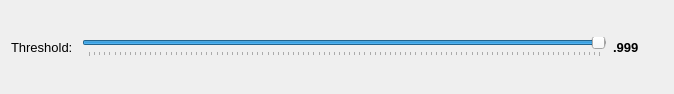
<?xml version="1.0" encoding="UTF-8"?>
<ui version="4.0">
 <class>ColorAnomaly</class>
 <widget class="QWidget" name="ColorAnomaly">
  <property name="geometry">
   <rect>
    <x>0</x>
    <y>0</y>
    <width>674</width>
    <height>94</height>
   </rect>
  </property>
  <property name="windowTitle">
   <string>Form</string>
  </property>
  <layout class="QVBoxLayout" name="verticalLayout">
   <item>
    <layout class="QHBoxLayout" name="horizontalLayout_4">
     <item>
      <layout class="QHBoxLayout" name="horizontalLayout_3">
       <item>
        <widget class="QLabel" name="thresholdLabel">
         <property name="font">
          <font>
           <pointsize>10</pointsize>
          </font>
         </property>
         <property name="text">
          <string>Threshold: </string>
         </property>
        </widget>
       </item>
       <item>
        <widget class="QSlider" name="thresholdSlider">
         <property name="maximum">
          <number>1000</number>
         </property>
         <property name="sliderPosition">
          <number>999</number>
         </property>
         <property name="orientation">
          <enum>Qt::Horizontal</enum>
         </property>
         <property name="tickPosition">
          <enum>QSlider::TicksBelow</enum>
         </property>
        </widget>
       </item>
       <item>
        <widget class="QLabel" name="thresholdValueLabel">
         <property name="minimumSize">
          <size>
           <width>50</width>
           <height>0</height>
          </size>
         </property>
         <property name="font">
          <font>
           <pointsize>10</pointsize>
           <weight>75</weight>
           <bold>true</bold>
          </font>
         </property>
         <property name="text">
          <string>.999</string>
         </property>
        </widget>
       </item>
      </layout>
     </item>
    </layout>
   </item>
  </layout>
 </widget>
 <resources/>
 <connections/>
</ui>
